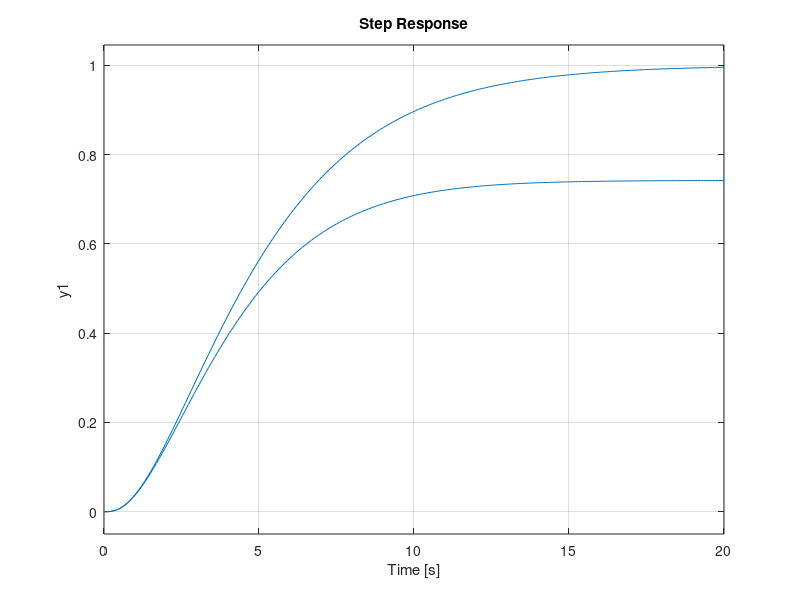

This figure's MATLAB source:
% Proiectare solutie de control automat pri metoda LQR (curs/Cap.7)
%PROCES
Te=0.01;
T1=3;
T2=2;
T3=0.3;
h1=tf([1], [T1 1])
h2=tf([1], [T2 1])  
h3=tf([1], [T3 1])
%h1d=c2d(h1,Te,'tustin');h2d=c2d(h2,Te,'tustin');h3d=c2d(h3,Te,'tustin');
h12=series(h1,h2)
H_Proces=series(h12,h3)
%h1234=c2d(h123,Te,'tustin')

%Proiectare Reactie dupa stare prin Metoda LQR
[NUM,DEN] = tfdata(H_Proces,'v')
[A,B,C,D] = tf2ss(NUM,DEN)
Q=[ 100  0  0;
    0  0.8  0;
    0  0  0.000001];
R=[3500];
%FUNCTIA LQR
[K,S,E] = lqr(A,B,Q,R)
% Se testeaza Raspunsul sistemului in circuit inchis
%OBS: Asa trebuie sa obtinem si in Labwindows
%Reprezentarea ecuatiilor de stare in circuit inchis este: 
A0=A-B*K
B0=B
C0=C
D0=D
[n0,d0]= ss2tf(A0,B0,C0,D0);
H0=tf(n0, d0);
step(H_Proces);
hold on
step(H0);
hold off




